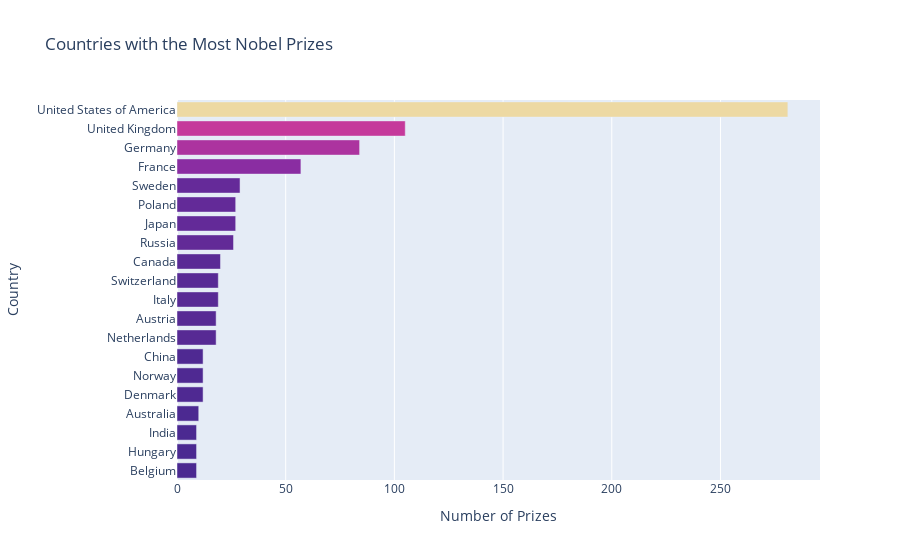

Notebook code cell kept with this figure:
### Code cell
h_bar = px.bar(
    top20_countries,
    x=top20_countries["prize"],
    y=top20_countries["birth_country_current"],
    title="Countries with the Most Nobel Prizes",
    orientation="h",
    color=top20_countries["prize"],
    color_continuous_scale='Agsunset'
)

h_bar.update_layout(
    xaxis_title="Number of Prizes",
    yaxis_title="Country",
    coloraxis_showscale=False
)

h_bar.show()

### Figure 1 — Plotly figure (JSON) as saved in the notebook; plotly's stock layout.template omitted (floating-point values rounded to 4 significant figures)
{"data": [{"alignmentgroup": "True", "hovertemplate": "prize=%{marker.color}<br>birth_country_current=%{y}<extra></extra>", "legendgroup": "", "marker": {"color": [9, 9, 9, 10, 12, 12, 12, 18, 18, 19, 19, 20, 26, 27, 27, 29, 57, 84, 105, 281], "coloraxis": "coloraxis", "pattern": {"shape": ""}}, "name": "", "offsetgroup": "", "orientation": "h", "showlegend": false, "textposition": "auto", "type": "bar", "x": [9, 9, 9, 10, 12, 12, 12, 18, 18, 19, 19, 20, 26, 27, 27, 29, 57, 84, 105, 281], "xaxis": "x", "y": ["Belgium", "Hungary", "India", "Australia", "Denmark", "Norway", "China", "Netherlands", "Austria", "Italy", "Switzerland", "Canada", "Russia", "Japan", "Poland", "Sweden", "France", "Germany", "United Kingdom", "United States of America"], "yaxis": "y"}], "layout": {"barmode": "relative", "coloraxis": {"colorbar": {"title": {"text": "prize"}}, "colorscale": [[0, "rgb(75, 41, 145)"], [0.1667, "rgb(135, 44, 162)"], [0.3333, "rgb(192, 54, 157)"], [0.5, "rgb(234, 79, 136)"], [0.6667, "rgb(250, 120, 118)"], [0.8333, "rgb(246, 169, 122)"], [1, "rgb(237, 217, 163)"]], "showscale": false}, "legend": {"tracegroupgap": 0}, "title": {"text": "Countries with the Most Nobel Prizes"}, "xaxis": {"anchor": "y", "domain": [0, 1], "title": {"text": "Number of Prizes"}}, "yaxis": {"anchor": "x", "domain": [0, 1], "title": {"text": "Country"}}}}
